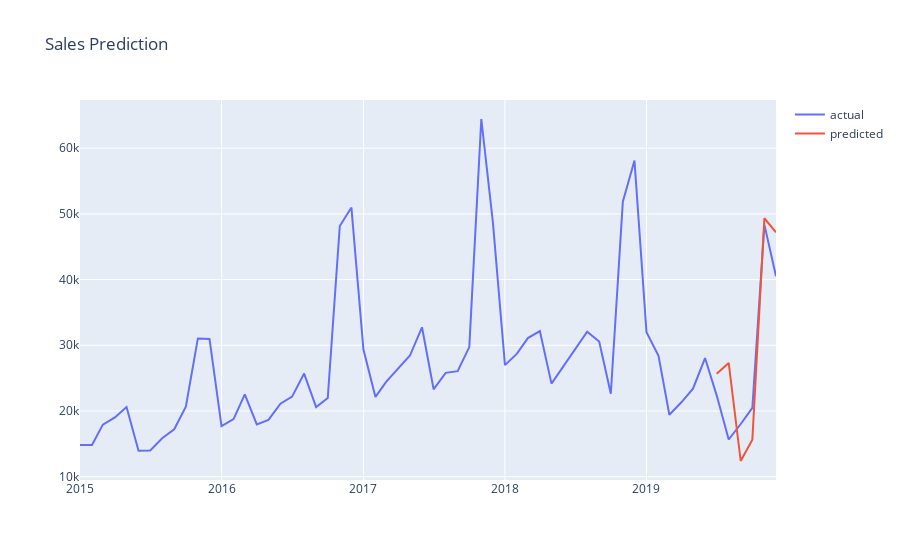

The code cell stored with this chart in its notebook:
### Code cell
#merge with actual sales dataframe
df_sales_pred = pd.merge(df_sales,df_result,on='Month',how='left')
#plot actual and predicted
plot_data = [
    go.Scatter(
        x=df_sales_pred['Month'],
        y=df_sales_pred['Sales'],
        name='actual'
    ),
        go.Scatter(
        x=df_sales_pred['Month'],
        y=df_sales_pred['pred_value'],
        name='predicted'
    )
    
]
plot_layout = go.Layout(
        title='Sales Prediction'
    )
fig = go.Figure(data=plot_data, layout=plot_layout)
fig.show()
